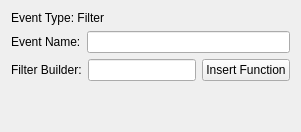
            <widget class="QWidget" name="filPage">
                <property name="minimumWidth"><number>600</number></property>
                <property name="sizePolicy">
                  <sizepolicy hsizetype="Expanding" vsizetype="Preferred">
                    <horstretch>1</horstretch><verstretch>0</verstretch>
                  </sizepolicy>
                </property>
                <layout class="QVBoxLayout" name="filPageLayout">
                    <item>
                        <layout class="QHBoxLayout" name="filTypeLayout">
                          <item>
                            <widget class="QLabel" name="filTypeLabel">
                            <property name="text"><string>Event Type: Filter</string></property>
                            </widget>
                          </item>
                        </layout>
                        </item>
                        <item>
                        <layout class="QHBoxLayout" name="filNameLayout">
                            <item>
                                <widget class="QLabel" name="filNameLabel">
                                <property name="text"><string>Event Name:</string></property>
                                </widget>
                            </item>
                            <item>
                                <widget class="QLineEdit" name="filNameEntry"/>
                            </item>
                        </layout>
                        </item>
                        <item>
                        <layout class="QHBoxLayout" name="filBuilderLayout">
                            <item>
                                <widget class="QLabel" name="filBuilderLabel">
                                <property name="text"><string>Filter Builder:</string></property>
                                </widget>
                            </item>
                            <item>
                                <widget class="QLineEdit" name="filBuilderEntry"/>
                            </item>
                            <item>
                                <widget class="QPushButton" name="filBuilderFunButton">
                                <property name="text">
                                    <string>Insert Function</string>
                                </property>
                                </widget>
                            </item>
                        </layout>
                        </item>
                        <item>
                            <spacer name="filVerticalSpacer">
                                <property name="orientation">
                                    <enum>Qt::Vertical</enum>
                                </property>
                                <property name="sizeHint" stdset="0">
                                    <size>
                                        <width>20</width>
                                        <height>40</height>
                                    </size>
                                </property>
                            </spacer>
                        </item>
                </layout>
            </widget>
